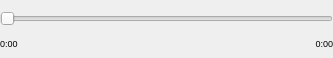
<?xml version="1.0" encoding="UTF-8"?>
<ui version="4.0">
 <class>ProgressWidget</class>
 <widget class="QWidget" name="ProgressWidget">
  <property name="geometry">
   <rect>
    <x>0</x>
    <y>0</y>
    <width>333</width>
    <height>58</height>
   </rect>
  </property>
  <property name="sizePolicy">
   <sizepolicy hsizetype="Expanding" vsizetype="Fixed">
    <horstretch>0</horstretch>
    <verstretch>0</verstretch>
   </sizepolicy>
  </property>
  <layout class="QHBoxLayout" name="horizontalLayout_2">
   <property name="spacing">
    <number>0</number>
   </property>
   <property name="margin">
    <number>0</number>
   </property>
   <item>
    <layout class="QVBoxLayout" name="verticalLayout">
     <property name="spacing">
      <number>0</number>
     </property>
     <item>
      <widget class="DirectSlider" name="songProgress">
       <property name="sizePolicy">
        <sizepolicy hsizetype="Expanding" vsizetype="Fixed">
         <horstretch>1</horstretch>
         <verstretch>0</verstretch>
        </sizepolicy>
       </property>
       <property name="minimumSize">
        <size>
         <width>100</width>
         <height>20</height>
        </size>
       </property>
       <property name="maximumSize">
        <size>
         <width>16777215</width>
         <height>20</height>
        </size>
       </property>
       <property name="sizeIncrement">
        <size>
         <width>3</width>
         <height>0</height>
        </size>
       </property>
       <property name="focusPolicy">
        <enum>Qt::NoFocus</enum>
       </property>
       <property name="orientation">
        <enum>Qt::Horizontal</enum>
       </property>
       <property name="invertedAppearance">
        <bool>false</bool>
       </property>
       <property name="invertedControls">
        <bool>false</bool>
       </property>
       <property name="tickInterval">
        <number>20</number>
       </property>
      </widget>
     </item>
     <item>
      <layout class="QHBoxLayout" name="horizontalLayout">
       <property name="spacing">
        <number>0</number>
       </property>
       <item>
        <widget class="QLabel" name="curTime">
         <property name="sizePolicy">
          <sizepolicy hsizetype="Fixed" vsizetype="Fixed">
           <horstretch>0</horstretch>
           <verstretch>0</verstretch>
          </sizepolicy>
         </property>
         <property name="font">
          <font>
           <pointsize>7</pointsize>
          </font>
         </property>
         <property name="styleSheet">
          <string notr="true"/>
         </property>
         <property name="lineWidth">
          <number>0</number>
         </property>
         <property name="text">
          <string notr="true">0:00</string>
         </property>
        </widget>
       </item>
       <item>
        <spacer name="horizontalSpacer">
         <property name="orientation">
          <enum>Qt::Horizontal</enum>
         </property>
         <property name="sizeType">
          <enum>QSizePolicy::MinimumExpanding</enum>
         </property>
         <property name="sizeHint" stdset="0">
          <size>
           <width>40</width>
           <height>10</height>
          </size>
         </property>
        </spacer>
       </item>
       <item>
        <widget class="QLabel" name="endTime">
         <property name="sizePolicy">
          <sizepolicy hsizetype="Fixed" vsizetype="Fixed">
           <horstretch>0</horstretch>
           <verstretch>0</verstretch>
          </sizepolicy>
         </property>
         <property name="font">
          <font>
           <pointsize>7</pointsize>
          </font>
         </property>
         <property name="lineWidth">
          <number>0</number>
         </property>
         <property name="text">
          <string notr="true">0:00</string>
         </property>
         <property name="alignment">
          <set>Qt::AlignRight|Qt::AlignTrailing|Qt::AlignVCenter</set>
         </property>
        </widget>
       </item>
      </layout>
     </item>
    </layout>
   </item>
  </layout>
 </widget>
 <customwidgets>
  <customwidget>
   <class>DirectSlider</class>
   <extends>QSlider</extends>
   <header>GUI/widgets/directslider.h</header>
  </customwidget>
 </customwidgets>
 <resources/>
 <connections/>
</ui>
